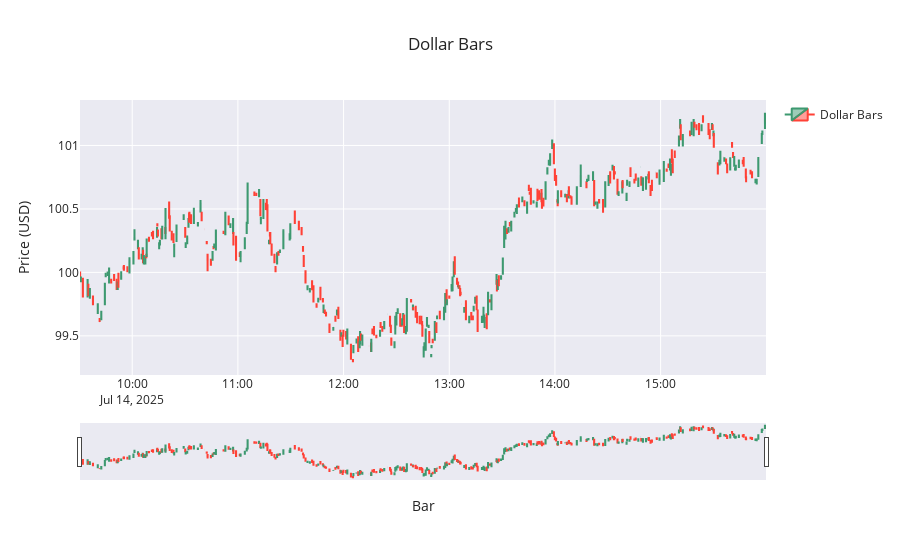

Source (notebook cell):
### Markdown cell above
### Time Chart

### Code cell
fig = go.Figure(data=[go.Candlestick(
    x=dollar_bars['start_time'],
    open=dollar_bars['open'],
    high=dollar_bars['high'],
    low=dollar_bars['low'],
    close=dollar_bars['close'],
    name='Dollar Bars'
)])

fig.update_layout(
    title=f'Dollar Bars',
    yaxis_title='Price (USD)',
    xaxis_title='Bar',
    xaxis_rangeslider_visible=True, 
    template='seaborn', # other options: plotly, plotly_white, plotly_dark, simple_white
    showlegend=True,
)

### Figure 1 — Plotly figure (JSON) as saved in the notebook; plotly's stock layout.template omitted (floating-point values rounded to 4 significant figures; data arrays with more than 128 entries replaced by an {"elided": "..."} marker saying what was removed)
{"data": [{"close": {"elided": "372 float values"}, "high": {"elided": "372 float values"}, "low": {"elided": "372 float values"}, "name": "Dollar Bars", "open": {"elided": "372 float values"}, "type": "candlestick", "x": {"elided": "372 str values"}}], "layout": {"showlegend": true, "title": {"text": "Dollar Bars"}, "xaxis": {"rangeslider": {"visible": true}, "title": {"text": "Bar"}}, "yaxis": {"title": {"text": "Price (USD)"}}}}
